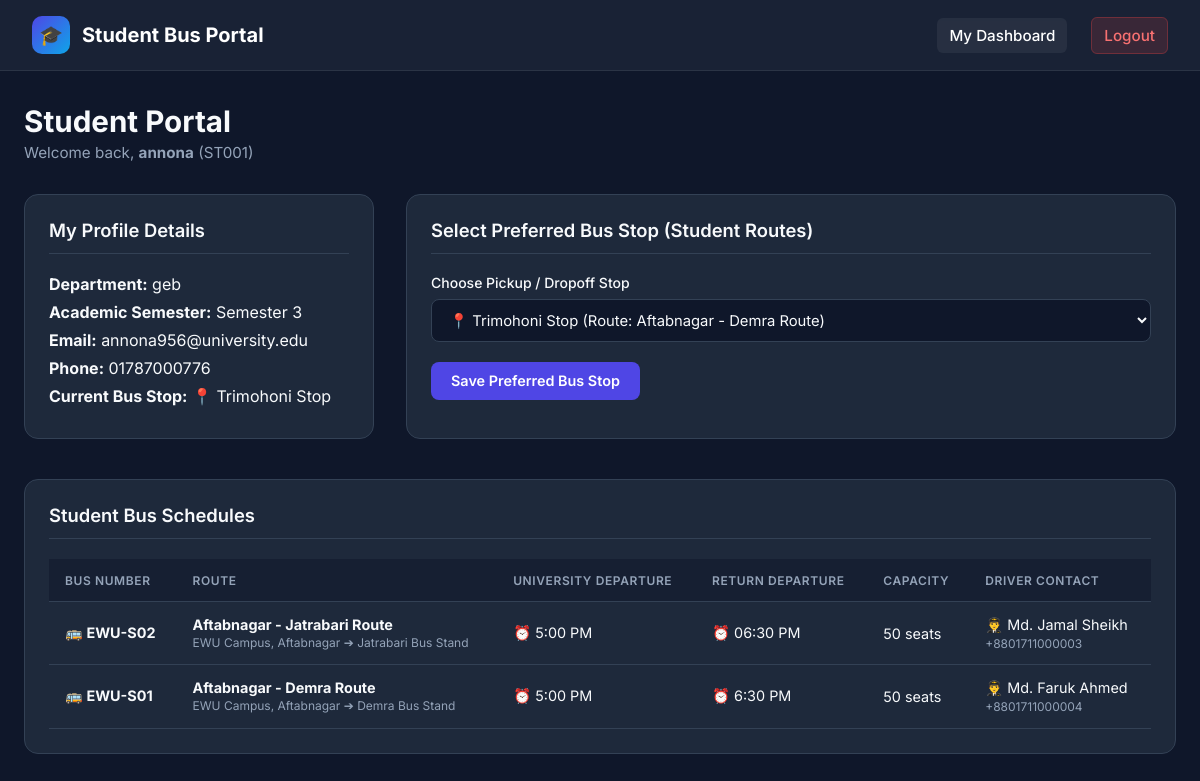
The app's page /student.php (signed in) with its own data.
### tables this page shows
CREATE TABLE `student` (
  `StudentID` varchar(20) NOT NULL,
  `FullName` varchar(100) NOT NULL,
  `Department` varchar(100) NOT NULL,
  `AcademicSemester` int(11) NOT NULL,
  `Email` varchar(100) DEFAULT NULL,
  `Phone` varchar(20) DEFAULT NULL,
  `Password` varchar(255) NOT NULL,
  `Address` varchar(255) DEFAULT NULL,
  `StopID` int(11) DEFAULT NULL,
  PRIMARY KEY (`StudentID`),
  UNIQUE KEY `Email` (`Email`),
  UNIQUE KEY `Phone` (`Phone`),
  KEY `StopID` (`StopID`),
  CONSTRAINT `student_ibfk_1` FOREIGN KEY (`StopID`) REFERENCES `busstop` (`StopID`)
);

CREATE TABLE `busstop` (
  `StopID` int(11) NOT NULL AUTO_INCREMENT,
  `StopName` varchar(100) NOT NULL,
  `Location` varchar(255) DEFAULT NULL,
  `RouteID` int(11) DEFAULT NULL,
  PRIMARY KEY (`StopID`),
  UNIQUE KEY `StopName` (`StopName`),
  KEY `fk_busstop_route` (`RouteID`),
  CONSTRAINT `fk_busstop_route` FOREIGN KEY (`RouteID`) REFERENCES `route` (`RouteID`) ON DELETE SET NULL
);

CREATE TABLE `busschedule` (
  `ScheduleID` int(11) NOT NULL AUTO_INCREMENT,
  `BusID` int(11) NOT NULL,
  `RouteID` int(11) NOT NULL,
  `UniversityStartTime` varchar(50) NOT NULL,
  `LastStopStartTime` varchar(50) NOT NULL,
  PRIMARY KEY (`ScheduleID`),
  KEY `BusID` (`BusID`),
  KEY `RouteID` (`RouteID`),
  CONSTRAINT `busschedule_ibfk_1` FOREIGN KEY (`BusID`) REFERENCES `bus` (`BusID`),
  CONSTRAINT `busschedule_ibfk_2` FOREIGN KEY (`RouteID`) REFERENCES `route` (`RouteID`)
);

CREATE TABLE `bus` (
  `BusID` int(11) NOT NULL AUTO_INCREMENT,
  `BusNumber` varchar(50) NOT NULL,
  `BusType` enum('Student','Faculty') NOT NULL,
  `Capacity` int(11) NOT NULL,
  `DriverID` int(11) NOT NULL,
  PRIMARY KEY (`BusID`),
  UNIQUE KEY `BusNumber` (`BusNumber`),
  KEY `DriverID` (`DriverID`),
  CONSTRAINT `bus_ibfk_1` FOREIGN KEY (`DriverID`) REFERENCES `driver` (`DriverID`)
);

CREATE TABLE `route` (
  `RouteID` int(11) NOT NULL AUTO_INCREMENT,
  `RouteName` varchar(100) NOT NULL,
  `StartLocation` varchar(100) NOT NULL,
  `EndLocation` varchar(100) NOT NULL,
  `Distance` decimal(5,2) DEFAULT NULL,
  `EstimatedDuration` int(11) DEFAULT NULL,
  PRIMARY KEY (`RouteID`)
);

CREATE TABLE `driver` (
  `DriverID` int(11) NOT NULL AUTO_INCREMENT,
  `FullName` varchar(100) NOT NULL,
  `Phone` varchar(20) NOT NULL,
  `LicenseNumber` varchar(50) NOT NULL,
  `Address` varchar(255) DEFAULT NULL,
  PRIMARY KEY (`DriverID`),
  UNIQUE KEY `Phone` (`Phone`),
  UNIQUE KEY `LicenseNumber` (`LicenseNumber`)
);

### student.php (the view, shortened to what this page needs)
<?php
include("db.php");
$email = $_SESSION['email'];
$std_query = "SELECT student.*, busstop.StopName, busstop.Location AS StopLocation
              FROM student
              LEFT JOIN busstop ON student.StopID = busstop.StopID
              WHERE student.Email = '$email'";
$std_res = mysqli_query($conn, $std_query);
$student = mysqli_fetch_assoc($std_res);
$schedules_query = "SELECT busschedule.*, bus.BusNumber, bus.Capacity, route.RouteName, route.StartLocation, route.EndLocation, driver.FullName AS DriverName, driver.Phone AS DriverPhone
                    FROM busschedule
                    JOIN bus ON busschedule.BusID = bus.BusID
                    JOIN route ON busschedule.RouteID = route.RouteID
                    LEFT JOIN driver ON bus.DriverID = driver.DriverID
                    WHERE bus.BusType = 'Student'
                    ORDER BY busschedule.ScheduleID DESC";
$schedules_res = mysqli_query($conn, $schedules_query);
$all_stops_res = mysqli_query($conn, "SELECT DISTINCT busstop.*, route.RouteName
                                      FROM busstop
                                      LEFT JOIN route ON busstop.RouteID = route.RouteID
                                      LEFT JOIN busschedule ON route.RouteID = busschedule.RouteID
                                      LEFT JOIN bus ON busschedule.BusID = bus.BusID
                                      WHERE bus.BusType = 'Student'
                                         OR (busstop.RouteID IS NOT NULL AND NOT EXISTS (
                                             SELECT 1 FROM busschedule s2 JOIN bus b2 ON s2.BusID = b2.BusID WHERE s2.RouteID = busstop.RouteID AND b2.BusType = 'Faculty'
                                         ))
                                      ORDER BY busstop.StopName ASC");
?>
<!DOCTYPE html>
<html lang="en">
<head>
    <link rel="stylesheet" href="style.css">
</head>
<body>
    <nav class="navbar">
        <a href="student.php" class="brand">
            <div class="brand-icon">🎓</div>
            <span>Student Bus Portal</span>
        </a>
        <ul class="nav-links">
            <li><a href="student.php" class="active">My Dashboard</a></li>
            <li><a href="logout.php" class="btn-logout">Logout</a></li>
        </ul>
    </nav>
    <div class="container">
        <div class="page-header">
            <div class="page-title">
                <h1>Student Portal</h1>
                <p>Welcome back, <strong><?php echo htmlspecialchars($student['FullName']); ?></strong> (<?php echo htmlspecialchars($student['StudentID']); ?>)</p>
            </div>
        </div>
        <div class="grid-layout" style="margin-bottom:2.5rem;">
            <div class="card">
                <div class="card-title">My Profile Details</div>
                <p style="margin-bottom:0.5rem;"><strong>Department:</strong> <?php echo htmlspecialchars($student['Department']); ?></p>
                <p style="margin-bottom:0.5rem;"><strong>Academic Semester:</strong> Semester <?php echo htmlspecialchars($student['AcademicSemester']); ?></p>
                <p style="margin-bottom:0.5rem;"><strong>Email:</strong> <?php echo htmlspecialchars($student['Email']); ?></p>
                <p style="margin-bottom:0.5rem;"><strong>Phone:</strong> <?php echo htmlspecialchars($student['Phone']); ?></p>
                <p style="margin-bottom:0.5rem;"><strong>Current Bus Stop:</strong> 📍 <?php echo htmlspecialchars($student['StopName'] ?: 'Not Selected'); ?></p>
            </div>
            <div class="card">
                <div class="card-title">Select Preferred Bus Stop (Student Routes)</div>
                <form method="POST" action="student.php">
                    <div class="form-group">
                        <label>Choose Pickup / Dropoff Stop</label>
                        <select name="StopID" class="form-control" required>
                            <?php
                            mysqli_data_seek($all_stops_res, 0);
                            while ($st = mysqli_fetch_assoc($all_stops_res)):
                            ?>
                                <option value="<?php echo $st['StopID']; ?>" <?php echo ($student['StopID'] == $st['StopID']) ? 'selected' : ''; ?>>
                                    📍 <?php echo htmlspecialchars($st['StopName']); ?>
                                </option>
                            <?php endwhile; ?>
                        </select>
                    </div>
                    <button type="submit" name="update_stop" class="btn btn-primary">Save Preferred Bus Stop</button>
                </form>
            </div>
        </div>
        <div class="card">
            <div class="card-title">Student Bus Schedules</div>
            <div class="table-responsive">
                <table class="table">
                    <thead>
                        <tr>
                            <th>Bus Number</th>
                            <th>Route</th>
                            <th>University Departure</th>
                            <th>Return Departure</th>
                            <th>Capacity</th>
                            <th>Driver Contact</th>
                        </tr>
                    </thead>
                    <tbody>
                        <?php if (mysqli_num_rows($schedules_res) > 0): ?>
                            <?php while ($sch = mysqli_fetch_assoc($schedules_res)): ?>
                                <tr>
                                    <td><strong>🚌 <?php echo htmlspecialchars($sch['BusNumber']); ?></strong></td>
                                    <td>
                                        <strong><?php echo htmlspecialchars($sch['RouteName']); ?></strong><br>
                                        <small style="color:var(--text-muted);"><?php echo htmlspecialchars($sch['StartLocation']) . " ➔ " . htmlspecialchars($sch['EndLocation']); ?></small>
                                    </td>
                                    <td>⏰ <?php echo htmlspecialchars($sch['UniversityStartTime']); ?></td>
                                    <td>⏰ <?php echo htmlspecialchars($sch['LastStopStartTime']); ?></td>
                                    <td><?php echo htmlspecialchars($sch['Capacity']); ?> seats</td>
                                    <td>
                                        <?php if ($sch['DriverName']): ?>
                                            👨‍✈️ <?php echo htmlspecialchars($sch['DriverName']); ?><br>
                                            <small style="color:var(--text-muted);"><?php echo htmlspecialchars($sch['DriverPhone']); ?></small>
                                        <?php else: ?>
                                            <span style="color:var(--text-muted);">Unassigned</span>
                                        <?php endif; ?>
                                    </td>
                                </tr>
                            <?php endwhile; ?>
                        <?php else: ?>
                            <tr>
                                <td colspan="6" style="text-align:center; color:var(--text-muted);">No student bus schedules available at the moment.</td>
                            </tr>
                        <?php endif; ?>
                    </tbody>
                </table>
            </div>
        </div>
    </div>
</body>
</html>

### style.css (style rules this page uses)
:root { --primary: #4f46e5; --primary-hover: #4338ca; --primary-light: #eef2ff; --secondary: #0ea5e9; --success: #10b981; --warning: #f59e0b; --danger: #ef4444; --bg-dark: #0f172a; --card-bg: #1e293b; --text-main: #f8fafc; --text-muted: #94a3b8; --border-color: #334155; --glass-bg: rgba(30, 41, 59, 0.7); --glass-border: rgba(255, 255, 255, 0.08); }
* { margin: 0; padding: 0; box-sizing: border-box; font-family: 'Inter', system-ui, -apple-system, sans-serif; }
body { background-color: var(--bg-dark); color: var(--text-main); min-height: 100vh; display: flex; flex-direction: column; }
.navbar { background: var(--glass-bg); backdrop-filter: blur(12px); border-bottom: 1px solid var(--glass-border); padding: 1rem 2rem; display: flex; justify-content: space-between; align-items: center; position: sticky; top: 0; z-index: 100; }
.navbar .brand { display: flex; align-items: center; gap: 0.75rem; font-size: 1.25rem; font-weight: 700; color: #ffffff; text-decoration: none; }
.navbar .brand-icon { width: 38px; height: 38px; background: linear-gradient(135deg, var(--primary), var(--secondary)); border-radius: 10px; display: flex; align-items: center; justify-content: center; font-size: 1.2rem; }
.nav-links { display: flex; align-items: center; gap: 1.5rem; list-style: none; }
.nav-links a { color: var(--text-muted); text-decoration: none; font-weight: 500; font-size: 0.95rem; transition: all 0.2s ease; padding: 0.5rem 0.75rem; border-radius: 6px; }
.nav-links a:hover, .nav-links a.active { color: #ffffff; background: rgba(255, 255, 255, 0.06); }
.btn-logout { background: rgba(239, 68, 68, 0.15); color: #f87171 !important; border: 1px solid rgba(239, 68, 68, 0.3); }
.container { max-width: 1200px; margin: 2rem auto; padding: 0 1.5rem; width: 100%; flex: 1; }
.page-header { display: flex; justify-content: space-between; align-items: center; margin-bottom: 2rem; }
.page-title h1 { font-size: 1.85rem; font-weight: 700; }
.page-title p { color: var(--text-muted); font-size: 0.95rem; margin-top: 0.25rem; }
.grid-layout { display: grid; grid-template-columns: 350px 1fr; gap: 2rem; }
.card { background: var(--card-bg); border: 1px solid var(--border-color); border-radius: 14px; padding: 1.5rem; }
.card-title { font-size: 1.15rem; font-weight: 600; margin-bottom: 1.25rem; padding-bottom: 0.75rem; border-bottom: 1px solid var(--border-color); }
.form-group { margin-bottom: 1.25rem; }
.form-group label { display: block; font-size: 0.875rem; font-weight: 500; margin-bottom: 0.5rem; color: var(--text-main); }
.form-control { width: 100%; padding: 0.65rem 0.85rem; background: var(--bg-dark); border: 1px solid var(--border-color); border-radius: 8px; color: var(--text-main); font-size: 0.925rem; outline: none; transition: border-color 0.2s; }
select.form-control option { background: var(--bg-dark); color: var(--text-main); }
.btn { display: inline-flex; align-items: center; justify-content: center; gap: 0.5rem; padding: 0.65rem 1.25rem; border-radius: 8px; font-weight: 600; font-size: 0.9rem; cursor: pointer; border: none; transition: all 0.2s ease; text-decoration: none; }
.btn-primary { background: var(--primary); color: white; }
.table-responsive { width: 100%; overflow-x: auto; }
.table { width: 100%; border-collapse: collapse; text-align: left; }
.table th, .table td { padding: 0.85rem 1rem; border-bottom: 1px solid var(--border-color); font-size: 0.9rem; }
.table th { background: rgba(15, 23, 42, 0.5); color: var(--text-muted); font-weight: 600; text-transform: uppercase; font-size: 0.75rem; letter-spacing: 0.05em; }

### records on screen
student: FullName "annona", StudentID "ST001", Department "geb", AcademicSemester "3", Email "annona956@university.edu", Phone "01787000776", StopID.StopName "Trimohoni Stop", StopID "📍 Trimohoni Stop (Route: Aftabnagar - Demra Route)"
busschedule: BusID.BusNumber "EWU-S02", RouteID.RouteName "Aftabnagar - Jatrabari Route", RouteID.StartLocation "EWU Campus, Aftabnagar", RouteID.EndLocation "Jatrabari Bus Stand", UniversityStartTime "5:00 PM", LastStopStartTime "06:30 PM", BusID.Capacity "50", driver.FullName "Md. Jamal Sheikh", driver.Phone "+8801711000003"
busschedule: BusID.BusNumber "EWU-S01", RouteID.RouteName "Aftabnagar - Demra Route", RouteID.StartLocation "EWU Campus, Aftabnagar", RouteID.EndLocation "Demra Bus Stand", UniversityStartTime "5:00 PM", LastStopStartTime "6:30 PM", BusID.Capacity "50", driver.FullName "Md. Faruk Ahmed", driver.Phone "+8801711000004"
